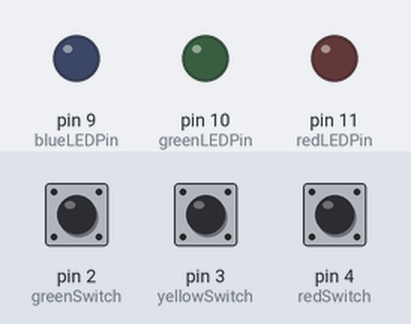
Recording of a sketch running on a simulated Arduino Uno, built with avr-gcc and run on an emulated ATmega328P. On the bench: output pins drawn as LEDs (lit = HIGH). Inputs (shaded band) come from the test bench; at power-on: pin 2 (greenSwitch) LOW, pin 3 (yellowSwitch) LOW, pin 4 (redSwitch) LOW.

Above: at 1.2 s.
1.3 s: pin 2 (greenSwitch) pulled HIGH for 0.15 s
At 1.37 s:
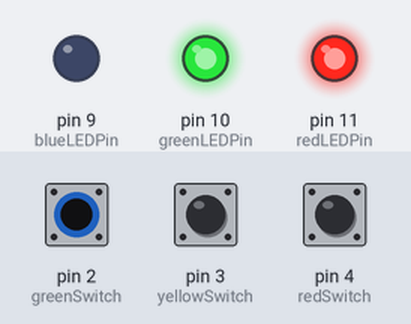
2.9 s: pin 3 (yellowSwitch) pulled HIGH for 0.15 s
At 2.97 s:
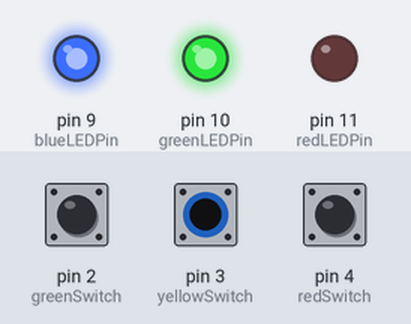
4.5 s: pin 4 (redSwitch) pulled HIGH for 0.15 s
At 4.57 s:
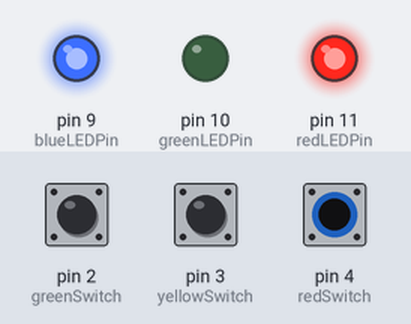
6.1 s: pin 4 (redSwitch) pulled HIGH for 3.2 s
At 10.0 s:
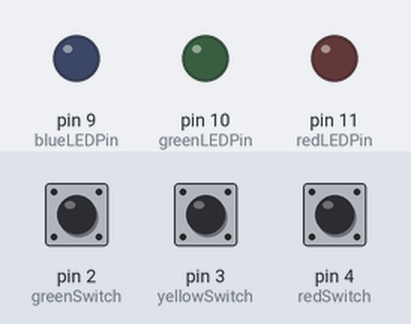
10.8 s: pin 2 (greenSwitch) pulled HIGH for 3.2 s
At 11.2 s:
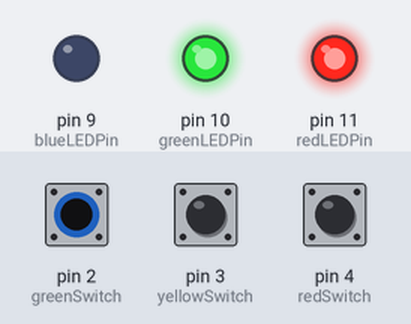
15.5 s: pin 2 (greenSwitch) driven HIGH and pin 3 (yellowSwitch) driven HIGH
At 16.0 s:
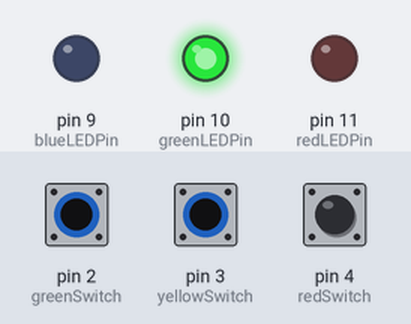
Timing chart, 0 to 18.0 s (numbered marks = the images above; inputs shaded):
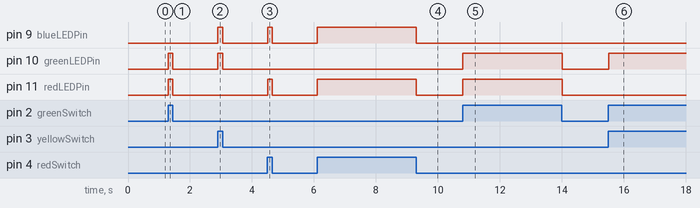

Measured:
- after the input at 1.3 s, pin 10 (greenLEDPin), pin 11 (redLEDPin): LOW → HIGH at once, → LOW 0.15 s later
- after the input at 2.9 s, pin 9 (blueLEDPin), pin 10 (greenLEDPin): LOW → HIGH at once, → LOW 0.15 s later
- after the input at 4.5 s, pin 9 (blueLEDPin), pin 11 (redLEDPin): LOW → HIGH at once, → LOW 0.15 s later
- after the input at 6.1 s, pin 9 (blueLEDPin), pin 11 (redLEDPin): LOW → HIGH at once, → LOW 3.2 s later
- after the input at 10.8 s, pin 10 (greenLEDPin), pin 11 (redLEDPin): LOW → HIGH at once, → LOW 3.2 s later
- after the input at 15.5 s, pin 10 (greenLEDPin): LOW → HIGH at once

The sketch:

June14.ino
```cpp
/* Student Name: Ehtisham Ul Haq
 *  Assignment Due Date: June 14, 2021
 *  Puzzle goal: Figure out how to turn on Red,Green, and Blue LED lights individually using a combination of switches.
*/
const int greenSwitch = 2;
const int yellowSwitch = 3;
const int redSwitch = 4;
const int blueLEDPin = 9;
const int greenLEDPin = 10;
const int redLEDPin = 11;

// the setup routine runs once when you press reset:
void setup() {
  // making switches' pins inputs and LED's pins outputs:
  pinMode(greenSwitch, INPUT);
  pinMode(yellowSwitch, INPUT);
  pinMode(redSwitch, INPUT);
  pinMode(blueLEDPin, OUTPUT);
  pinMode(greenLEDPin, OUTPUT);
  pinMode(redLEDPin, OUTPUT);
}

// the loop routine runs over and over again forever:
void loop() {
  // read the input pins:
  int state1 = digitalRead(greenSwitch);
  int state2 = digitalRead(yellowSwitch);
  int state3 = digitalRead(redSwitch);

  //Set pattern for puzzle:

  if (state1 == HIGH && (state2 == LOW && state3  == LOW)) {
    digitalWrite(redLEDPin, HIGH);
    digitalWrite(greenLEDPin, HIGH);
    digitalWrite(blueLEDPin, LOW);

  } else if (state2 == HIGH && (state1 == LOW && state3  == LOW)) {
    digitalWrite(redLEDPin, LOW);
    digitalWrite(greenLEDPin, HIGH);
    digitalWrite(blueLEDPin, HIGH);
  } else if (state3 == HIGH && (state1 == LOW && state2  == LOW)) {
    digitalWrite(redLEDPin, HIGH);
    digitalWrite(greenLEDPin, LOW);
    digitalWrite(blueLEDPin, HIGH);

    /*Pattern to notice: Green switch turns on Red and Green LEDs
     *                   Yellow switch turns on Green and Blue LEDs
     *                   Red switch turns on Red and Blue LEDs

     *HOW TO TURN ON INDIVIDUAL LEDS???

     *Solution: Find commons: Switches G and Y -> LED G is common
     *                        Swicthes G and R -> LED R is common
     *                        Switches Y and R -> LED B is common
      */
  } else if ((state1 == HIGH && state2 == HIGH) && state3  == LOW) {
    digitalWrite(redLEDPin, LOW);
    digitalWrite(greenLEDPin, HIGH);
    digitalWrite(blueLEDPin, LOW);
  } else if ((state1 == HIGH && state3 == HIGH) && state2  == LOW) {
    digitalWrite(redLEDPin, HIGH);
    digitalWrite(greenLEDPin, LOW);
    digitalWrite(blueLEDPin, LOW);
  } else if ((state2 == HIGH && state3 == HIGH) && state1  == LOW) {
    digitalWrite(redLEDPin, LOW);
    digitalWrite(greenLEDPin, LOW);
    digitalWrite(blueLEDPin, HIGH);
  } else if ((state1 == LOW && state2 == LOW) && state3  == LOW) {
    digitalWrite(redLEDPin, LOW);
    digitalWrite(greenLEDPin, LOW);
    digitalWrite(blueLEDPin, LOW);
  } else if ((state1 == HIGH && state2 == HIGH) && state3  == HIGH) {
    digitalWrite(redLEDPin, HIGH);
    digitalWrite(greenLEDPin, HIGH);
    digitalWrite(blueLEDPin, HIGH);
  }
}
```
